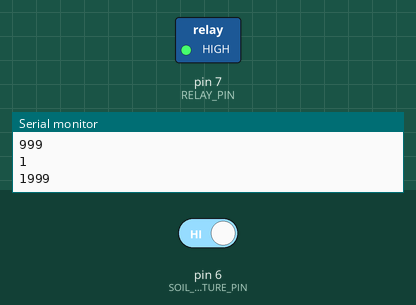
Simulated run of this program. Board: Arduino Uno, built with avr-gcc and run on an emulated ATmega328P. Shown: switched loads named in the program (green lamp = pin HIGH), the last lines printed to the serial monitor. The inputs (shaded band) are chosen by the test bench; at power-on: pin 6 (SOIL_MOISTURE_PIN) HIGH.

Above: at 2.8 s.
2.9 s: pin 6 (SOIL_MOISTURE_PIN) driven LOW
At 4.9 s:
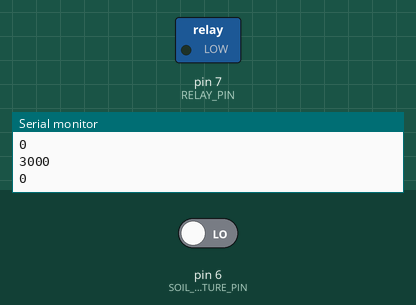
Timing chart, 0 to 6.4 s (numbered marks = the images above; inputs shaded):
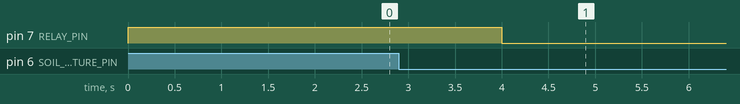

Measured:
- after the input at 2.9 s, pin 7 (RELAY_PIN): HIGH → LOW after 1.1 s

The program:

main.cpp
```cpp
#include <Arduino.h>

const int RELAY_PIN = 7;
const int SOIL_MOISTURE_PIN = 6;
const int WORKING_TIME_THRESHOLD = 6000;

long lastStartTime = 0;
int lastSoilMoisture = 0;

// Function declarations
void relayHandler(int relayPin, int relayState);

void setup()
{
  pinMode(RELAY_PIN, OUTPUT);
  pinMode(SOIL_MOISTURE_PIN, INPUT);
  Serial.begin(9600);
  relayHandler(RELAY_PIN, HIGH);
}

void loop()
{

  long currentTime = millis();
  int soilMoisture = digitalRead(SOIL_MOISTURE_PIN);
  Serial.println(soilMoisture);

  if (soilMoisture == LOW && lastSoilMoisture == LOW)
  {
    relayHandler(RELAY_PIN, LOW);
    lastStartTime = millis();
  }
  else if ((millis() - lastStartTime) < WORKING_TIME_THRESHOLD)
  {
    Serial.println(millis() - lastStartTime);
    // Do nothing while waiting
  }
  else
  {
    relayHandler(RELAY_PIN, HIGH);

  }

  lastSoilMoisture = soilMoisture;

  delay(1000);
}

void relayHandler(int relayPin, int relayState)
{

  digitalWrite(relayPin, relayState);
}
```
